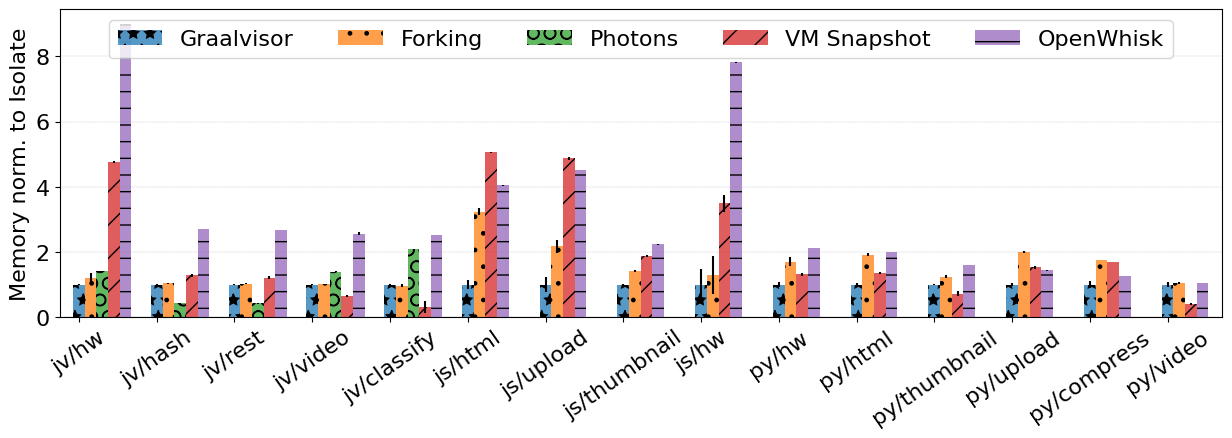

The script that saved this image:
#!/usr/bin/python

import declarations
import results
import matplotlib.pyplot as plt
import numpy as np

benchmark_labels = declarations.benchmark_labels
isolate_benchmark_path = declarations.isolate_benchmark_path 
process_benchmark_path = declarations.process_benchmark_path 
openwhisk_benchmark_path = declarations.openwhisk_benchmark_path 
photons_benchmark_path = declarations.photons_benchmark_path
snapshot_benchmark_path = declarations.snapshot_benchmark_path

# Memory footprint in GBs.
isolate_mem_avg = {}
isolate_mem_std = {}
process_mem_avg = {}
process_mem_std = {}
openwhisk_mem_avg = {}
openwhisk_mem_std = {}
photons_mem_avg = {}
photons_mem_std = {}
snapshot_mem_avg = {}
snapshot_mem_std = {}

# Processing results.
for idx, path in enumerate(isolate_benchmark_path):
    isolate_mem_avg[idx] = results.process_result(path)["mem_avg"]
    isolate_mem_std[idx] = results.process_result(path)["mem_std"]
for idx, path in enumerate(process_benchmark_path):
    process_mem_avg[idx] = results.process_result(path)["mem_avg"]
    process_mem_std[idx] = results.process_result(path)["mem_std"]
for idx, path in enumerate(openwhisk_benchmark_path):
    openwhisk_mem_avg[idx] = results.process_result(path)["mem_avg"]
    openwhisk_mem_std[idx] = results.process_result(path)["mem_std"]
for idx, path in enumerate(photons_benchmark_path):
    photons_mem_avg[idx] = results.process_result(path)["mem_avg"]
    photons_mem_std[idx] = results.process_result(path)["mem_std"]
for idx, path in enumerate(snapshot_benchmark_path):
    snapshot_mem_avg[idx] = results.process_result(path)["mem_avg"]
    snapshot_mem_std[idx] = results.process_result(path)["mem_std"]

# Scale openwhisk and snapshot to 2GB.
for idx, path in enumerate(openwhisk_benchmark_path):
    openwhisk_mem_avg[idx] = openwhisk_mem_avg[idx] * (2048 / declarations.openwhisk_mem_factor[idx])
for idx, path in enumerate(snapshot_benchmark_path):
    snapshot_mem_avg[idx] = snapshot_mem_avg[idx] * (2048 / declarations.snapshot_mem_factor[idx])

x = np.arange(len(benchmark_labels))
# Snapshot and openwhisk have special x values to avoid a gap when photons doesn't have a value.
snapshot_x  = np.arange(len(benchmark_labels), dtype=np.float32)
openwhisk_x = np.arange(len(benchmark_labels), dtype=np.float32)
width = 0.15

# Normalization to isolate.
for idx, path in enumerate(process_benchmark_path):
        process_mem_avg[idx] = process_mem_avg[idx] / isolate_mem_avg[idx]
        process_mem_std[idx] = process_mem_std[idx] / isolate_mem_avg[idx]
for idx, path in enumerate(openwhisk_benchmark_path):
        openwhisk_mem_avg[idx] = openwhisk_mem_avg[idx] / isolate_mem_avg[idx]
        openwhisk_mem_std[idx] = openwhisk_mem_std[idx] / isolate_mem_avg[idx]
for idx, path in enumerate(photons_benchmark_path):
    photons_mem_avg[idx] = photons_mem_avg[idx] / isolate_mem_avg[idx]
    photons_mem_std[idx] = photons_mem_std[idx] / isolate_mem_avg[idx]
for idx, path in enumerate(snapshot_benchmark_path):
    snapshot_mem_avg[idx] = snapshot_mem_avg[idx] / isolate_mem_avg[idx]
    snapshot_mem_std[idx] = snapshot_mem_std[idx] / isolate_mem_avg[idx]
for idx, path in enumerate(isolate_benchmark_path):
    isolate_mem_std[idx] = isolate_mem_std[idx] / isolate_mem_avg[idx]
    isolate_mem_avg[idx] = 1
    # Filling Photons values with zeroes for missing (java) benchmarks.
    if idx not in photons_mem_avg:
        photons_mem_avg[idx] = 0
        photons_mem_std[idx] = 0
        snapshot_x[idx]  -= width
        openwhisk_x[idx] -= width

plt.rcParams.update({'font.size': 16})
fig, ax = plt.subplots()
ax.bar(x + 0*width,           isolate_mem_avg.values(),   yerr=isolate_mem_std.values(),   width=width, hatch='*', label='Graalvisor', alpha=0.75)
ax.bar(x + 1*width,           process_mem_avg.values(),   yerr=process_mem_std.values(),   width=width, hatch='.', label='Forking',  alpha=0.75)
ax.bar(x + 2*width,           photons_mem_avg.values(),   yerr=photons_mem_std.values(),   width=width, hatch='O', label='Photons',    alpha=0.75)
ax.bar(snapshot_x  + 3*width, snapshot_mem_avg.values(),  yerr=snapshot_mem_std.values(),  width=width, hatch='/', label='VM Snapshot', alpha=0.75)
ax.bar(openwhisk_x + 4*width, openwhisk_mem_avg.values(), yerr=openwhisk_mem_std.values(), width=width, hatch='-', label='OpenWhisk',  alpha=0.75)

ax.set_ylabel('Memory norm. to Isolate')
ax.set_xticks(x, benchmark_labels)
ax.set_axisbelow(True)
plt.grid(axis = 'y', linestyle = '--', linewidth = 0.25)
plt.xticks(rotation = 35)
ax.set_xlim(xmin=-.25, xmax=14.7)
fig.set_figwidth(15)
fig.set_figheight(4)

ax.legend(ncol=5, loc='upper center')
plt.savefig("sandboxes-memory-norm.pdf", bbox_inches='tight')
plt.savefig("sandboxes-memory-norm.png", bbox_inches='tight')
plt.show()
